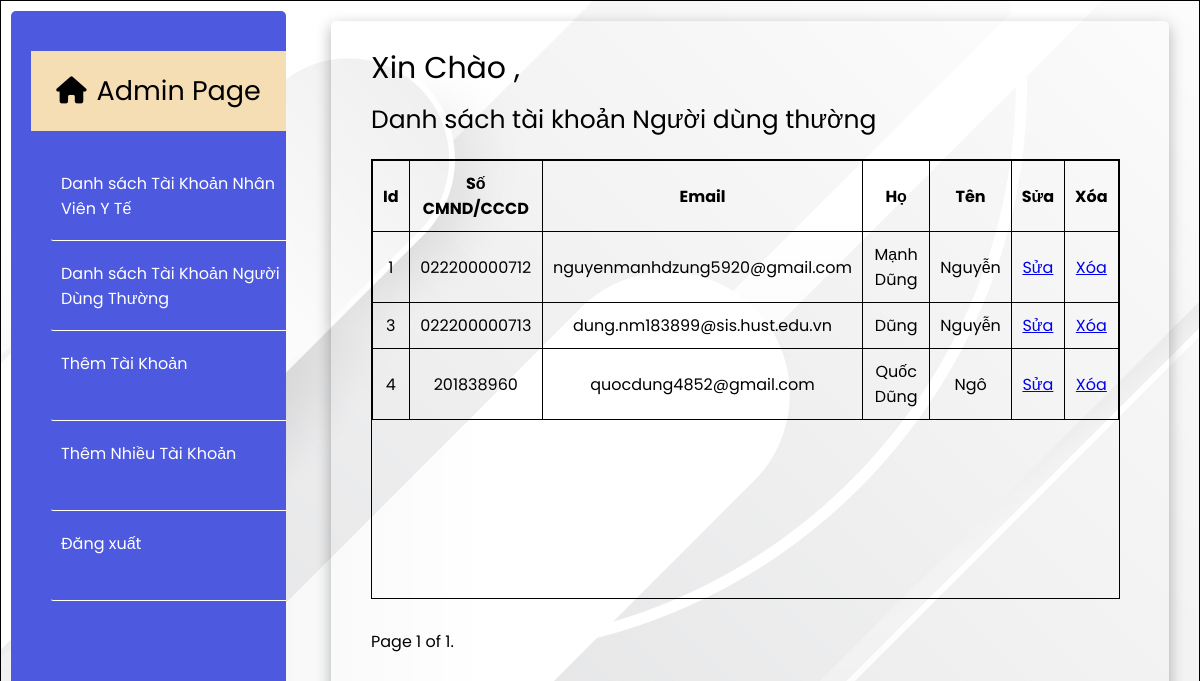
/sys_admin/list-normal/ (signed in), run on the app's committed database.
### authentication/models.py (models this page shows)
class User(AbstractUser):
    is_normal_user = models.BooleanField(default=True)
    is_MOH = models.BooleanField(default=False)

### system_admin/views.py (the view)
# urls.py: path('list-normal/', views.listNormal, name="list-normal"),
def listNormal(request):
    if request.user.is_authenticated:
        list = User.objects.filter(is_normal_user = True)
        paginator = Paginator(list, 10) # Show 25 records per page.
        page_number = request.GET.get('page',1)
        page_obj = paginator.get_page(page_number)
        list = {
            'page': page_obj,
            'role' : 'Người dùng thường',
        }
        return render(request, 'list_user.html', list)
    else:
        messages.error(request, "Vui lòng đăng nhập để tiếp tục")
        return redirect('http://127.0.0.1:8000/sys_admin/login')

### system_admin/templates/list_user.html (shortened to what this page needs)
{% load static %}
<!DOCTYPE html>
<html>
<head>
    <link rel="stylesheet" href="https://cdnjs.cloudflare.com/ajax/libs/font-awesome/6.0.0-beta3/css/all.min.css"/>
    <link rel="stylesheet" href="{% static 'style.css' %}">
</head>
<body>
    <div class="navigation">
        <div class="wrapper">
            <div class="decoration">
                <p><i class="fas fa-home"></i>Admin Page</p>
             </div>
            <ul>
                <li class="list">
                    <a href="http://127.0.0.1:8000/sys_admin/list-moh/">
                        <span class="title">Danh sách Tài Khoản Nhân Viên Y Tế</span>
                    </a>
                </li>
                <li class="list">
                    <a href="http://127.0.0.1:8000/sys_admin/list-normal/">
                        <span class="title">Danh sách Tài Khoản Người Dùng Thường</span>
                    </a>
                </li>
                <li class="list">
                    <a href="http://127.0.0.1:8000/sys_admin/add/">
                        <span class="title">Thêm Tài Khoản</span>
                    </a>
                </li>
                <li class="list">
                    <a href="http://127.0.0.1:8000/sys_admin/upload/">
                        <span class="title">Thêm Nhiều Tài Khoản</span>
                    </a>
                </li>
                <li>
                    <a href="http://127.0.0.1:8000/sys_admin/logout/">
                        <span class="title">Đăng xuất</span>
                    </a>
                </li>
            </ul>
        </div>
    </div>
    <div class="main">
        <div class="wrapper">
            <div class="greeting">
                Xin Chào {{request.user.first_name}} {{request.user.last_name}},
            </div>
            <div class="title">
                Danh sách tài khoản {{role}}
            </div>
            <div class="table-wrapper">
            <table>
                <tr>
                    <th>Id</th>
                    <th>Số CMND/CCCD</th>
                    <th>Email</th>
                    <th>Họ</th>
                    <th>Tên</th>
                    <th>Sửa</th>
                    <th>Xóa</th>
                </tr>
                {% for user in page %}
                <tr>
                    <td>{{user.id}}</td>
                    <td>{{user.username}}</td>
                    <td>{{user.email}}</td>
                    <td>{{user.first_name}}</td>
                    <td>{{user.last_name}}</td>
                    <td><a href="http://127.0.0.1:8000/sys_admin/update/{{user.id}}">Sửa</a></td>
                    <td><a href="http://127.0.0.1:8000/sys_admin/delete/{{user.id}}">Xóa</a></td>
                </tr>
                {% endfor %}
            </table>
            </div>
            <div class="pagination">
                <span class="step-links">
                    <span class="current">
                        Page {{ page.number }} of {{ page.paginator.num_pages }}.
                    </span>
                </span>
            </div>
        </div>
    </div>
</body>
</html>

### system_admin/static/style.css (style rules this page uses)
* { margin: 0; padding: 0; box-sizing: border-box; font-family: 'Poppins', sans-serif; }
body { position: relative; width: 100%; height: 100vh; display: flex; border: 1px solid black; background: url('/static/images/whitebg.jpg'); overflow: hidden; }
.navigation { display: flex; width: 20vw; min-width: 300px; height: 100%; padding-right: 5px; }
.navigation .wrapper { padding: 40px 0 10px 20px; margin: 10px 10px; width: 100%; border-radius: 5px; background: #4d59df; }
.navigation .wrapper .decoration { width: 100%; height: 10vh; background-color: wheat; margin-bottom: 30px; display: flex; }
.navigation .wrapper .decoration p { font-size: 27px; margin: auto; color: #000; }
.navigation .wrapper .decoration i { margin-right: 10px; }
.navigation .wrapper ul { list-style: none; }
.navigation .wrapper ul li { position: relative; display: block; width: auto; margin: 10px 0 10px 20px; margin-top: 10px; margin-bottom: 10px; background: #4d59df; height: 80px; border-bottom: 0.5px solid white; cursor: pointer; transition: 0.5s ease; border-radius: 2px 0 0 2px; }
.navigation .wrapper ul li a { position: relative; display: block; width: 100%; padding-top: 10px; padding-left: 10px; height: 50px; color: #fff; text-decoration: none; border-radius: 5px; cursor: pointer; }
.main { display: flex; width: 80%; height: 100%; }
.main .wrapper { position: relative; background-color: transparent; padding: 15px 10px 10px 40px; margin: 20px 30px; width: 100%; opacity: 1; border-radius: 5px; box-shadow: inset; box-shadow: 0 5px 15px rgba(0,0,0 , 0.3); }
.main .wrapper .greeting { font-size: 30px; margin-top: 10px; }
.main .wrapper .title { margin-top: 10px; margin-bottom: 20px; font-size: 25px ; }
.wrapper .table-wrapper { width: 95%; overflow-y: auto; height: 55vh; border: 1px solid black; }
.wrapper table { width: 100%; margin-left: 0; margin-right: 0; }
.wrapper .table-wrapper table td { max-height: 30px; }
.wrapper .pagination { margin-top: 30px; }

### system_admin/templates/list_user.html (style rules this page uses)
table { border-collapse: collapse; border: solid 1px; text-align: center; }
th, td { padding: 10px 10px; border: solid 1px; }

### data on the page
User: id "1", username "022200000712", email "nguyenmanhdzung5920@gmail.com", first_name "Mạnh Dũng", last_name "Nguyễn"
User: id "3", username "022200000713", email "dung.nm183899@sis.hust.edu.vn", first_name "Dũng", last_name "Nguyễn"
User: id "4", username "201838960", email "quocdung4852@gmail.com", first_name "Quốc Dũng", last_name "Ngô"

### other printed values
{{ role }} "Người dùng thường"
{{ page.number }} "1"
{{ page.paginator.num_pages }} "1"
